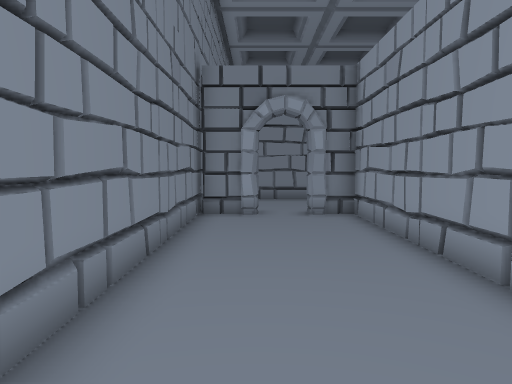
[1] (above)

24 first-person views from a walk through a Unity game level. The camera is 1.4 m above the floor, tilts 4° down and sees 70° across. Doors are open. The floor is counted in squares, 1 m on a side. Each view is taken from the middle of a square. On the plan, view 1 faces up. The plan holds only what a view shows up to about 16 squares ahead; the rest is blank. The place goes on beyond the plan. Some animated figures are left out.

[2]
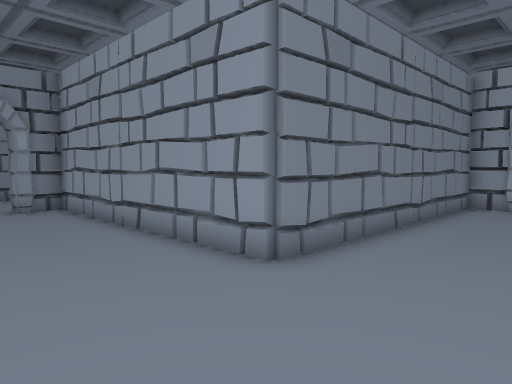

[3]
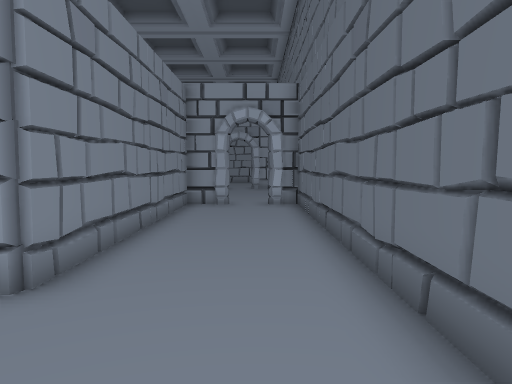

[4]
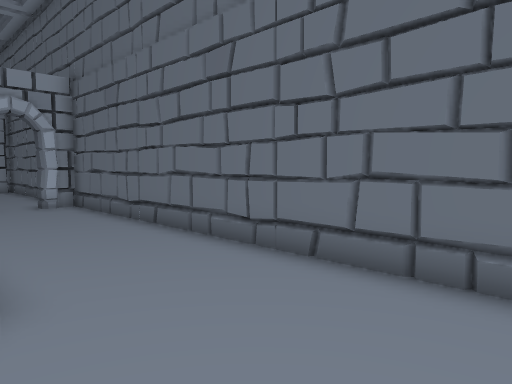

[5]
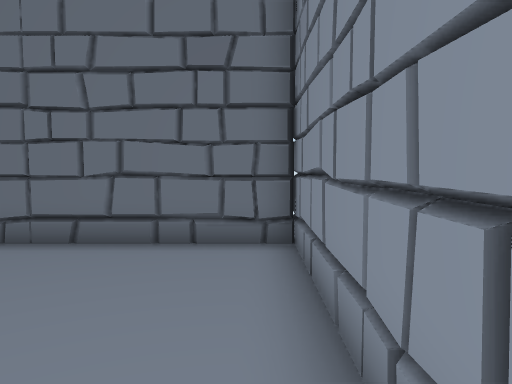

[6]
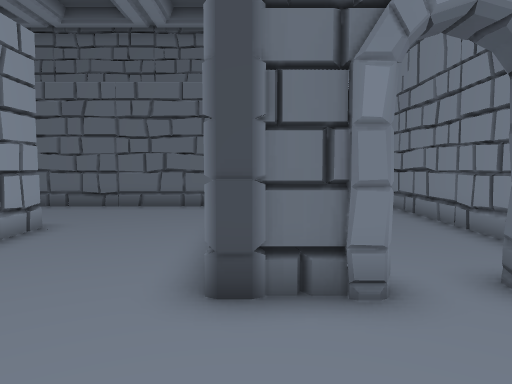

[7]
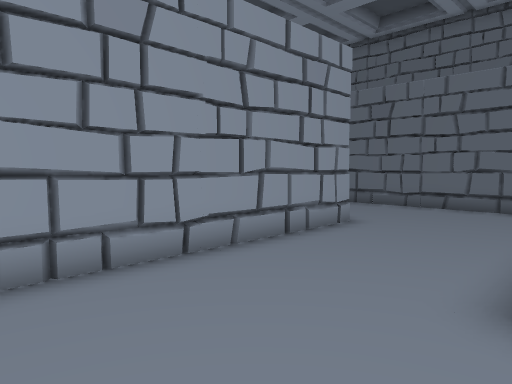

[8]
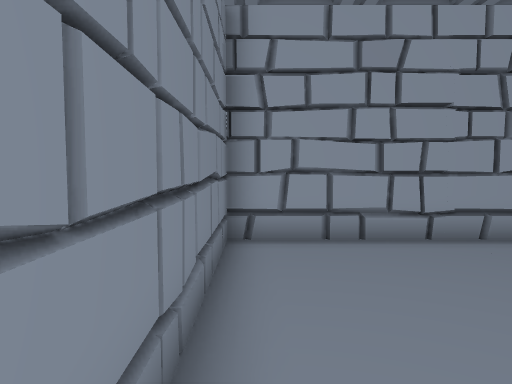

[9]
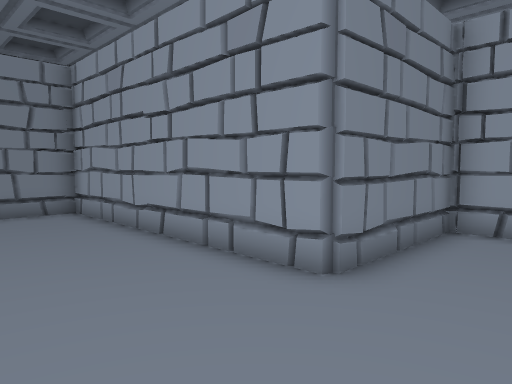

[10]
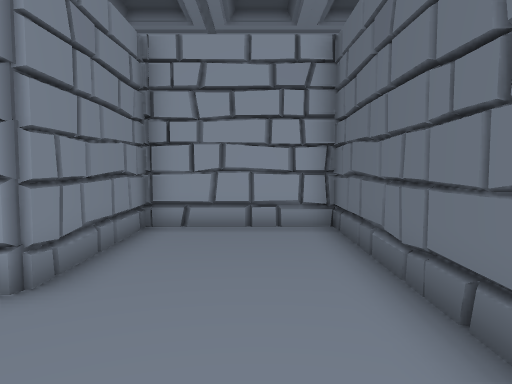

[11]
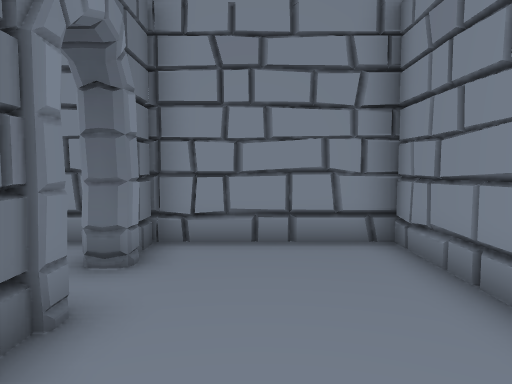

[12]
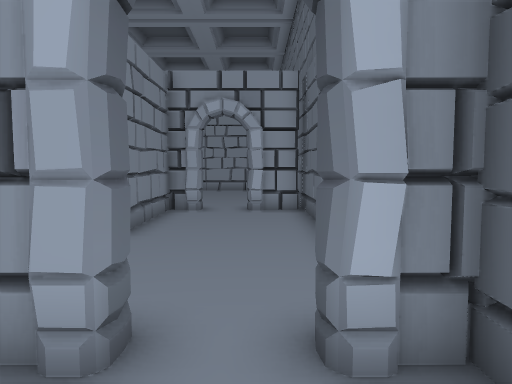

[13]
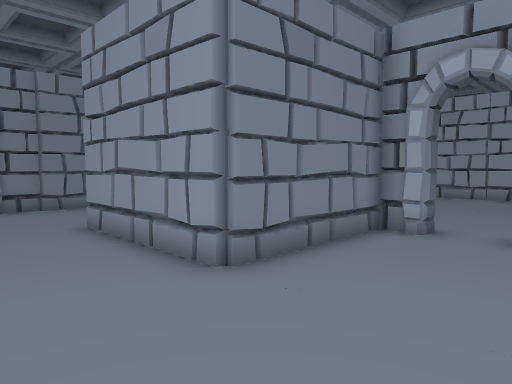

[14]
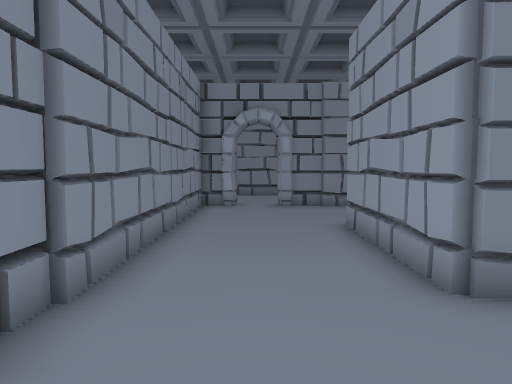

[15]
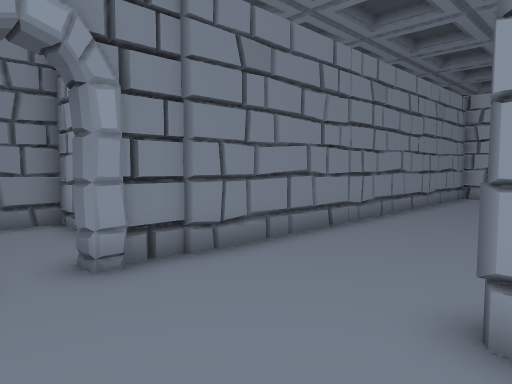

[16]
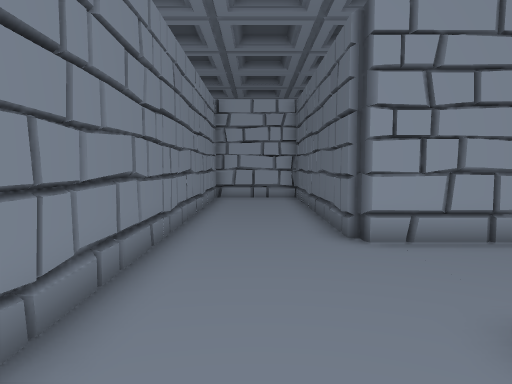

[17]
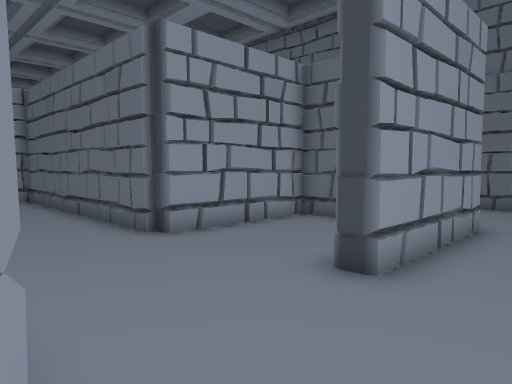

[18]
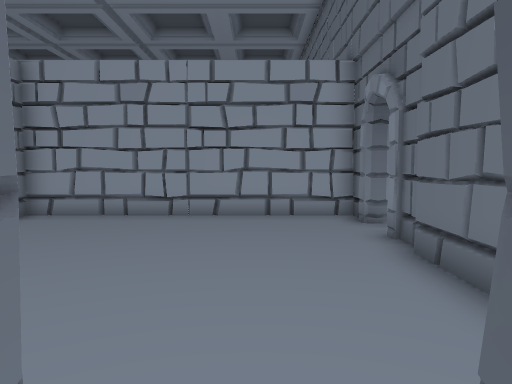

[19]
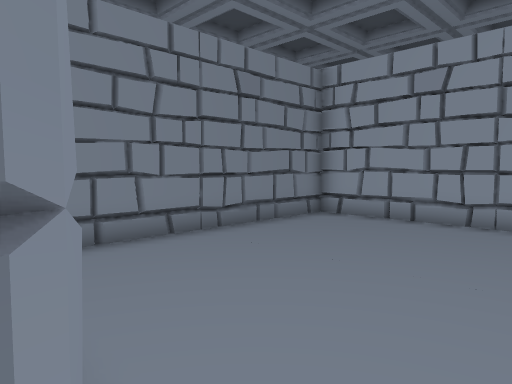

[20]
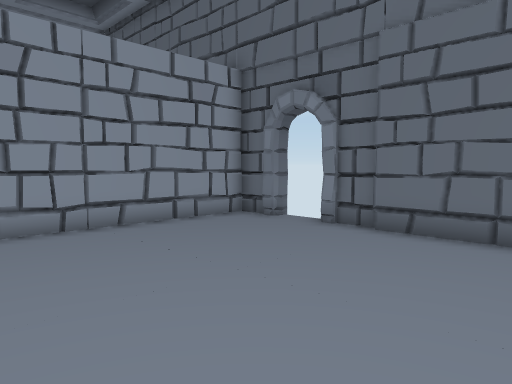

[21]
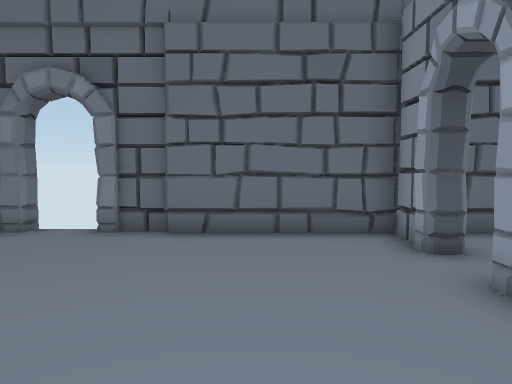

[22]
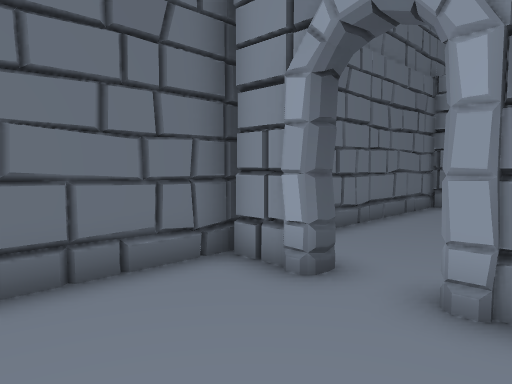

[23]
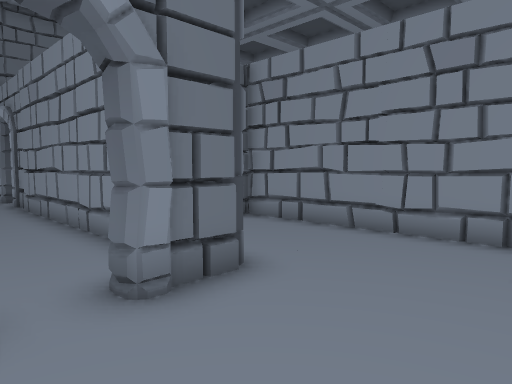

[24]
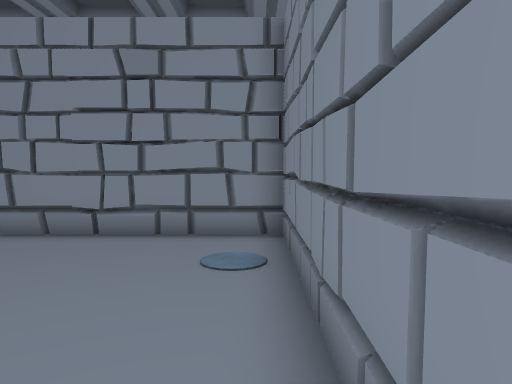

### Floor plan
Points are (right, up) in squares from view 1. A wall is a line through its corners. A room is listed if a view was taken in it or the views show most of it. See-through windows are left out.
Room 1 (views 1, 2, 3, 4, 5, 12)
walls: (-1.8, -2.5) (12.6, -2.5); (12.3, -1.6) (12.8, -1.4); (12.3, -2.7) (12.3, -1.5); (13.1, -0.1) (12.3, 0) (12.4, 1.6) (2.9, 1.5) (2.9, 10.8) (2, 10.8); (2.1, 10.6) (1.6, 10.6); (0, 10.6) (-0.5, 10.6); (-0.1, 10.8) (-1.6, 10.8); (-1.7, 10.9) (-1.7, -3)
ways out: opening at (1, 11) to room 2; opening at (13, -1) to room 3
Room 2 (views 6, 7, 8, 9, 10, 11)
walls: (3, 11.4) (3.5, 11.4); (1.5, 11.1) (3.5, 11.1); (4.5, 2.2) (12.4, 2.2) (12.4, 6.5) (7.9, 6.5) (7.9, 15.6) (-1.7, 15.6) (-1.7, 10.9); (-1.6, 11.1) (0, 11.1) (0.1, 10.8); (-0.7, 15.9) (-0.9, 15.4)
ways out: opening at (1, 11) to room 1
Room 3 (views 13, 14, 15, 16, 17, 18)
walls: (21.5, 3) (21.9, 3.2); (20.4, 2.4) (21.6, 2.4) (21.6, 7); (22.1, 7.2) (31.4, 7.2) (31.4, 7.6); (22, 1.8) (17.2, 1.8) (17.2, 6.8) (17.8, 6.8); (21.6, 0.8) (21.6, 2); (21.6, -2.4) (21.6, -0.7); (14.3, 10.8) (13.1, 10.8) (13.1, 0) (12.6, 0); (12.3, -1.5) (13.1, -1.4) (13.1, -2.6); (12.7, -2.5) (21.9, -2.5); (31.4, 9.9) (31.4, 10.8) (15.8, 10.8)
ways out: opening at (13, -1) to room 1; opening at (22, 0) to room 4; opening at (15, 11) to room 5
Room 4 (views 19, 20, 21, 22)
walls: (27.9, -2.5) (28.4, -2.5); (22.3, 1.4) (22.3, 0.7) (21.6, 0.8); (26.9, -2.8) (27.9, -2.8); (29.9, -2.5) (30.5, -2.5); (30.4, -2.8) (31.4, -2.8) (31.4, 6.6) (24, 6.6); (21.6, -0.6) (22.3, -0.8) (22.3, -2.4); (21.6, -0.7) (22.1, -0.6); (21.6, -0.7) (22.3, -0.7); (21.9, -2.5) (26.9, -2.5)
ways out: opening at (22, 0) to room 3; open door at (29.5, -3)
Room 5 (views 23, 24)
walls: (12.5, 11.4) (14.2, 11.4); (12.5, 11.1) (13, 11.1); (13.7, 11.1) (14.2, 11.1); (16.9, 14.6) (16.9, 15.6) (8.5, 15.6) (8.5, 7.1)
ways out: opening at (15, 11) to room 3

Positions as (right, up) in squares from view 1, and headings:
1: (0, 0), facing up
2: (-1, -2), facing up-right
3: (-1, -1), facing right
4: (-1, 2), facing down-right
5: (-1, 4), facing down
6: (3, 15), facing down
7: (3, 15), facing down-right
8: (1, 15), facing right
9: (4, 4), facing up-right
10: (4, 4), facing right
11: (5, 13), facing left
12: (10, -1), facing right
13: (14, -2), facing up-right
14: (15, -2), facing up
15: (14, 6), facing up-right
16: (15, 9), facing right
17: (15, 11), facing down-right
18: (21, 0), facing right
19: (22, 0), facing up-right
20: (23, 5), facing down-right
21: (25, 5), facing down
22: (26, 2), facing down-left
23: (16, 15), facing down-left
24: (16, 15), facing left
